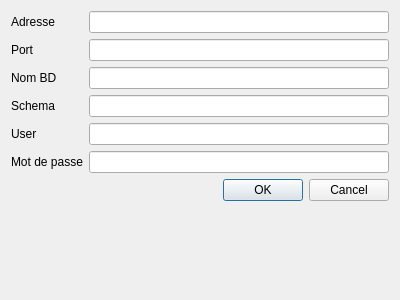
<?xml version="1.0" encoding="UTF-8"?>
<ui version="4.0">
 <class>Dialog</class>
 <widget class="QDialog" name="Dialog">
  <property name="geometry">
   <rect>
    <x>0</x>
    <y>0</y>
    <width>400</width>
    <height>300</height>
   </rect>
  </property>
  <property name="windowTitle">
   <string>Dialog</string>
  </property>
  <layout class="QFormLayout" name="formLayout">
   <item row="0" column="0">
    <widget class="QLabel" name="label">
     <property name="text">
      <string>Adresse</string>
     </property>
    </widget>
   </item>
   <item row="0" column="1">
    <widget class="QLineEdit" name="lineEdit_adresse"/>
   </item>
   <item row="6" column="0" colspan="2">
    <widget class="QDialogButtonBox" name="buttonBox">
     <property name="orientation">
      <enum>Qt::Horizontal</enum>
     </property>
     <property name="standardButtons">
      <set>QDialogButtonBox::Cancel|QDialogButtonBox::Ok</set>
     </property>
    </widget>
   </item>
   <item row="1" column="0">
    <widget class="QLabel" name="label_2">
     <property name="text">
      <string>Port</string>
     </property>
    </widget>
   </item>
   <item row="2" column="0">
    <widget class="QLabel" name="label_3">
     <property name="text">
      <string>Nom BD</string>
     </property>
    </widget>
   </item>
   <item row="4" column="0">
    <widget class="QLabel" name="label_4">
     <property name="text">
      <string>User</string>
     </property>
    </widget>
   </item>
   <item row="1" column="1">
    <widget class="QLineEdit" name="lineEdit_port"/>
   </item>
   <item row="2" column="1">
    <widget class="QLineEdit" name="lineEdit_nom"/>
   </item>
   <item row="4" column="1">
    <widget class="QLineEdit" name="lineEdit_user"/>
   </item>
   <item row="5" column="0">
    <widget class="QLabel" name="label_5">
     <property name="text">
      <string>Mot de passe</string>
     </property>
    </widget>
   </item>
   <item row="5" column="1">
    <widget class="QLineEdit" name="lineEdit_password"/>
   </item>
   <item row="3" column="0">
    <widget class="QLabel" name="label_6">
     <property name="text">
      <string>Schema</string>
     </property>
    </widget>
   </item>
   <item row="3" column="1">
    <widget class="QLineEdit" name="lineEdit_schema"/>
   </item>
  </layout>
 </widget>
 <resources/>
 <connections>
  <connection>
   <sender>buttonBox</sender>
   <signal>accepted()</signal>
   <receiver>Dialog</receiver>
   <slot>accept()</slot>
   <hints>
    <hint type="sourcelabel">
     <x>248</x>
     <y>254</y>
    </hint>
    <hint type="destinationlabel">
     <x>157</x>
     <y>274</y>
    </hint>
   </hints>
  </connection>
  <connection>
   <sender>buttonBox</sender>
   <signal>rejected()</signal>
   <receiver>Dialog</receiver>
   <slot>reject()</slot>
   <hints>
    <hint type="sourcelabel">
     <x>316</x>
     <y>260</y>
    </hint>
    <hint type="destinationlabel">
     <x>286</x>
     <y>274</y>
    </hint>
   </hints>
  </connection>
 </connections>
</ui>
